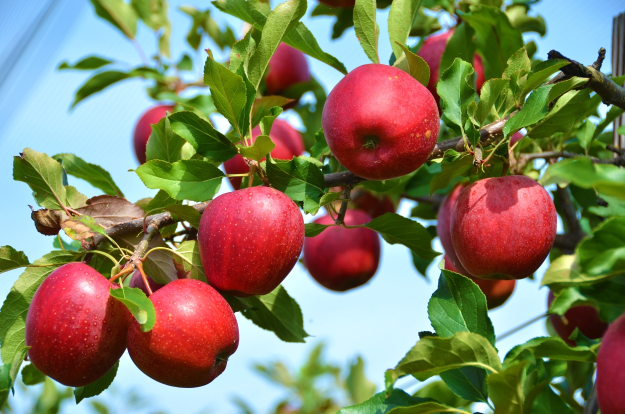
#> input picture PRG_CV/ch4/apples.jpg, 1250 x 828 px (shown at 1/2 size)
$ python 4-4.py
#> lines starting #> are read from the running program, lines starting #| are printed output that depends on the picture; after the words box and inside, x2 and y2 are one past the last pixel; in counts of white or black regions, pixels touching at a corner belong together
import cv2 as cv
import numpy as np

img = cv.imread('apples.jpg')
#> img is the input picture: shape (828, 1250, 3); mean B, G, R 98.5, 125.8, 129.6
output = img.copy()

# 1. HSV 변환
hsv = cv.cvtColor(img, cv.COLOR_BGR2HSV)
#> hsv: shape (828, 1250, 3); mean H, S, V 71.6, 157.5, 161.3

# 2. 빨간색 마스크 (두 구간)
lower_red1 = np.array([0, 100, 100])
upper_red1 = np.array([10, 255, 255])

lower_red2 = np.array([160, 100, 100])
upper_red2 = np.array([180, 255, 255])

mask1 = cv.inRange(hsv, lower_red1, upper_red1)
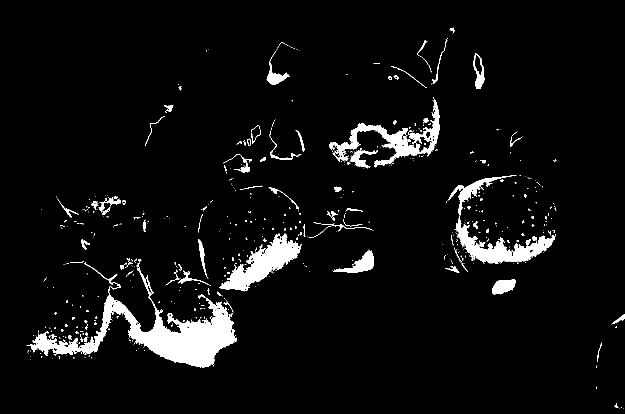
#> mask1: shape (828, 1250) (shown at 1/2 size); 5.2% white; 592 white regions (493 under 20 px), largest, box (x1, y1, x2, y2) and area: (53, 524, 474, 735) 20212, (895, 350, 1112, 527) 7536, (438, 467, 603, 583) 6912
mask2 = cv.inRange(hsv, lower_red2, upper_red2)
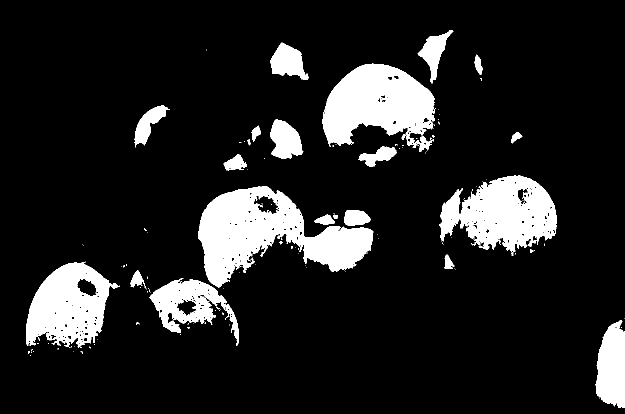
#> mask2: shape (828, 1250) (shown at 1/2 size); 13.3% white; 148 white regions (124 under 20 px), largest, box (x1, y1, x2, y2) and area: (396, 372, 747, 575) 33603, (645, 127, 870, 304) 25438, (878, 350, 1114, 512) 22823
mask = mask1 + mask2
#> mask: shape (828, 1250); 18.5% white; 273 white regions (229 under 20 px), largest, box (x1, y1, x2, y2) and area: (52, 522, 478, 735) 50719, (396, 371, 748, 583) 43378, (645, 126, 880, 337) 34348

# 3. 노이즈 제거
kernel = np.ones((5,5), np.uint8)
mask = cv.morphologyEx(mask, cv.MORPH_CLOSE, kernel)
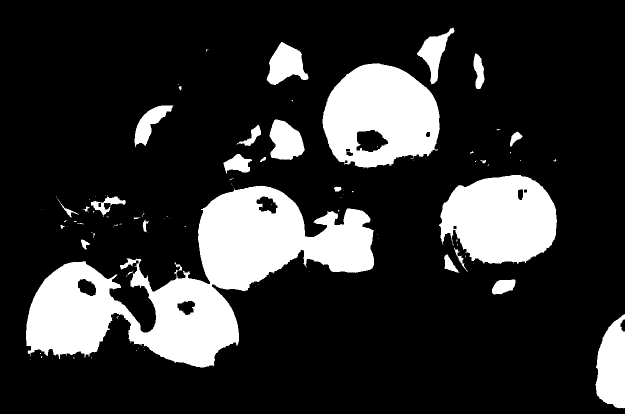
#> mask: shape (828, 1250) (shown at 1/2 size); 18.9% white; 100 white regions (73 under 20 px), largest, box (x1, y1, x2, y2) and area: (52, 371, 748, 735) 99013, (645, 126, 880, 337) 35612, (878, 350, 1114, 528) 31818
mask = cv.morphologyEx(mask, cv.MORPH_OPEN, kernel)
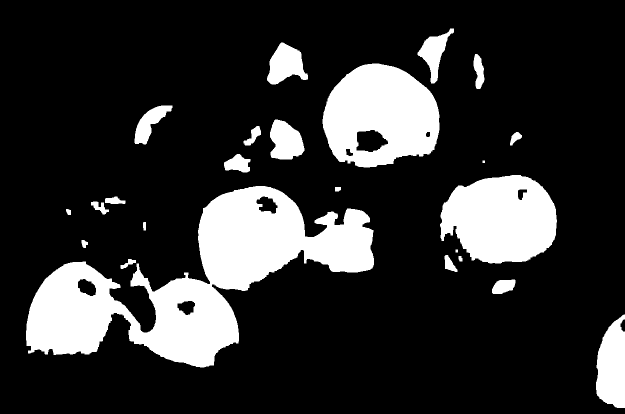
#> mask: shape (828, 1250) (shown at 1/2 size); 18.8% white; 24 white regions

# 4. 블러
mask = cv.GaussianBlur(mask, (9,9), 2)
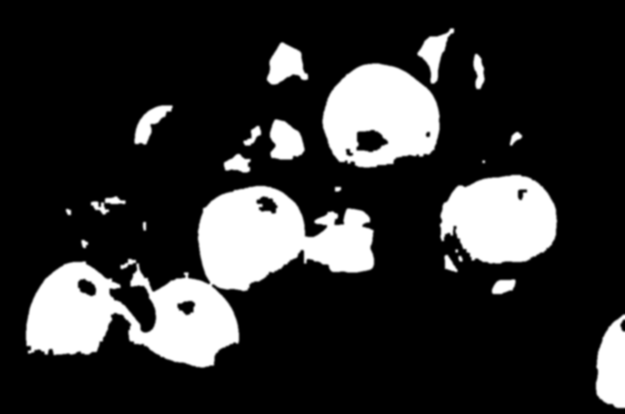
#> mask: shape (828, 1250) (shown at 1/2 size); min 0, max 255, mean 47.8

# 5. Contour 찾기
contours, _ = cv.findContours(mask, cv.RETR_EXTERNAL, cv.CHAIN_APPROX_SIMPLE)
#> contours = 21 contours; largest, box (x1, y1, x2, y2) and area: (48, 368, 752, 739) 113328, (641, 123, 883, 339) 40836, (876, 346, 1118, 531) 35100, (1188, 625, 1250, 820) 9423, (530, 81, 620, 173) 5492

apple_count = 0

for cnt in contours:
    area = cv.contourArea(cnt)

    # 6. 너무 작은 영역 제거
    if area < 2000:
        continue

    # 7. 원형도 계산 (circularity)
    perimeter = cv.arcLength(cnt, True)
    if perimeter == 0:
        continue

    circularity = 4 * np.pi * (area / (perimeter * perimeter))

    # 8. 원에 가까운 것만 선택
    if circularity > 0.7:
        (x, y), radius = cv.minEnclosingCircle(cnt)

        if radius > 30:
            center = (int(x), int(y))
            radius = int(radius)

            cv.circle(output, center, radius, (0,255,0), 2)
            cv.circle(output, center, 3, (0,0,255), -1)

            apple_count += 1
#> this loop made 21 passes
#> (area, perimeter, circularity, x, y, radius, center) on passes 11, 16, 18: (35099.5, 780.6, 0.724, 996, 446.5, 123, (996, 446)), (5188, 293.6, 0.756, 569.3, 279.1, 49, (569, 279)), (40836, 790.4, 0.821, 764.2, 242, 123, (764, 241))
#> area on passes 2 to 7: 1590.5, 933, 409, 392, 303, 294
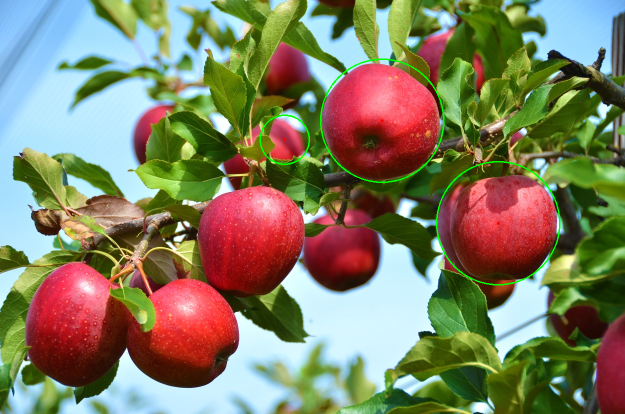
#> output: shape (828, 1250, 3) (shown at 1/2 size); 0.53% of pixels changed, all inside (x1, y1, x2, y2) = (519, 117, 1121, 571)
#> after the loop, apple_count = 3

# 9. 개수 출력
cv.putText(output, f'Apples: {apple_count}', (30, 50),
           cv.FONT_HERSHEY_SIMPLEX, 1.2, (0,0,255), 3)
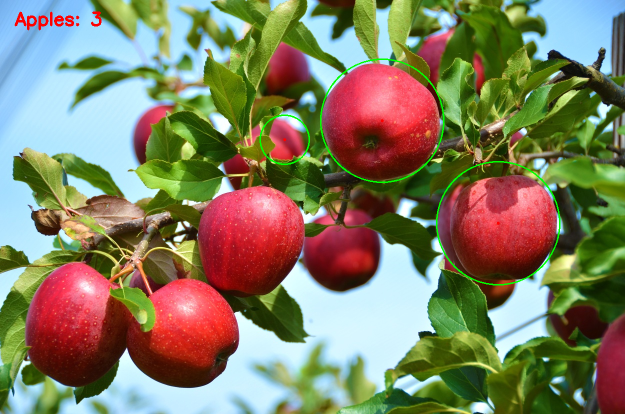
#> output: shape (828, 1250, 3) (shown at 1/2 size); 0.19% of pixels changed, all inside (x1, y1, x2, y2) = (29, 23, 203, 61)

# 10. 결과 출력
cv.imshow("Mask", mask)
cv.imshow("Apple Detection (Contour)", output)

cv.waitKey(0)
cv.destroyAllWindows()

$ run again, with PRG_CV/ch4/soccer.jpg copied over PRG_CV/ch4/apples.jpg
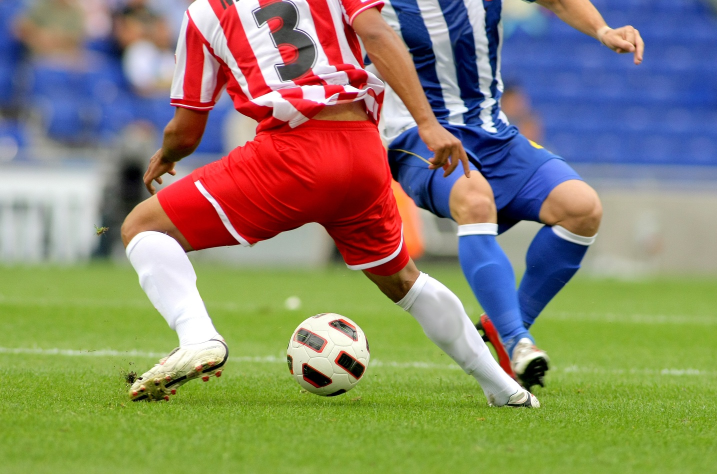
#> input picture PRG_CV/ch4/soccer.jpg, 1434 x 948 px (shown at 1/2 size)
#> img is the input picture: shape (948, 1434, 3); mean B, G, R 107.2, 133.3, 136.9
#> hsv: shape (948, 1434, 3); mean H, S, V 63.5, 134.7, 171.4
#> `mask1 = cv.inRange(hsv, lower_red1, upper_red1)`:
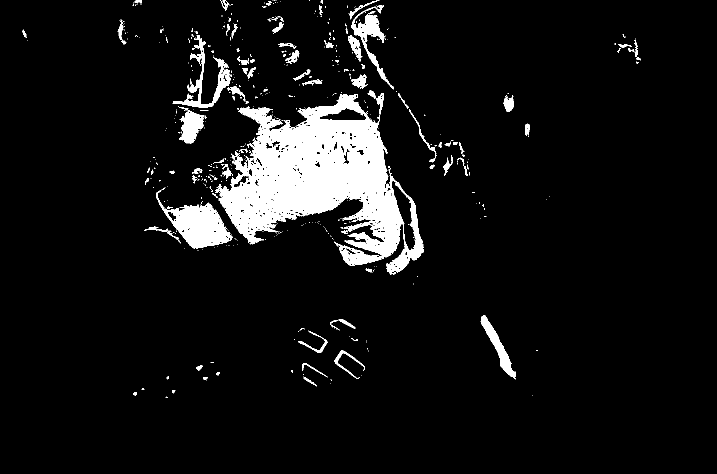
#> mask1: shape (948, 1434) (shown at 1/2 size); 7.2% white; 506 white regions (415 under 20 px), largest, box (x1, y1, x2, y2) and area: (430, 188, 848, 549) 68971, (312, 375, 465, 498) 7362, (345, 70, 464, 215) 3303
#> mask2: shape (948, 1434); 3.3% white; 792 white regions (708 under 20 px), largest, box (x1, y1, x2, y2) and area: (315, 270, 522, 487) 9957, (416, 0, 546, 198) 7226, (612, 0, 737, 170) 5679
#> contours = 28 contours; largest, box (x1, y1, x2, y2) and area: (309, 0, 851, 553) 164900, (958, 627, 1035, 761) 3644, (551, 82, 602, 135) 2044, (530, 28, 571, 70) 1317, (732, 102, 777, 164) 1170
#> the loop `for cnt in contours:` made 28 passes
#> (area, perimeter, circularity, x, y, radius) on pass 23: (2044, 175.9, 0.83, 574, 105.5, 29.52)
#> after the loop `for cnt in contours:`: apple_count = 0
#> `cv.putText(output, f'Apples: {apple_count}', (30, 50), cv.FONT_HERSHEY..`:
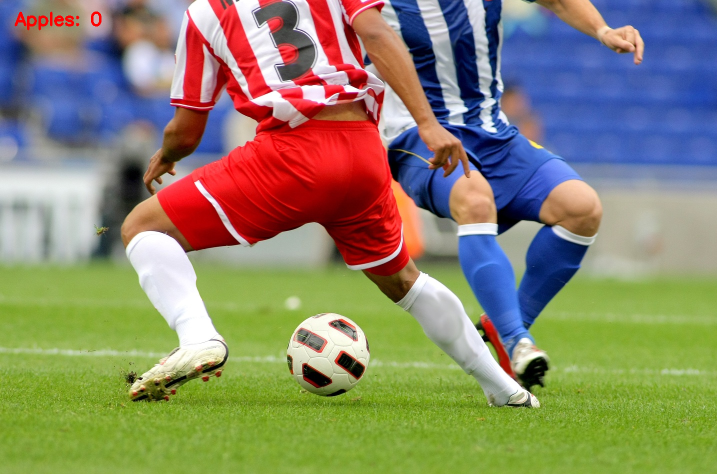
#> output: shape (948, 1434, 3) (shown at 1/2 size); 0.15% of pixels changed, all inside (x1, y1, x2, y2) = (29, 23, 203, 61)
